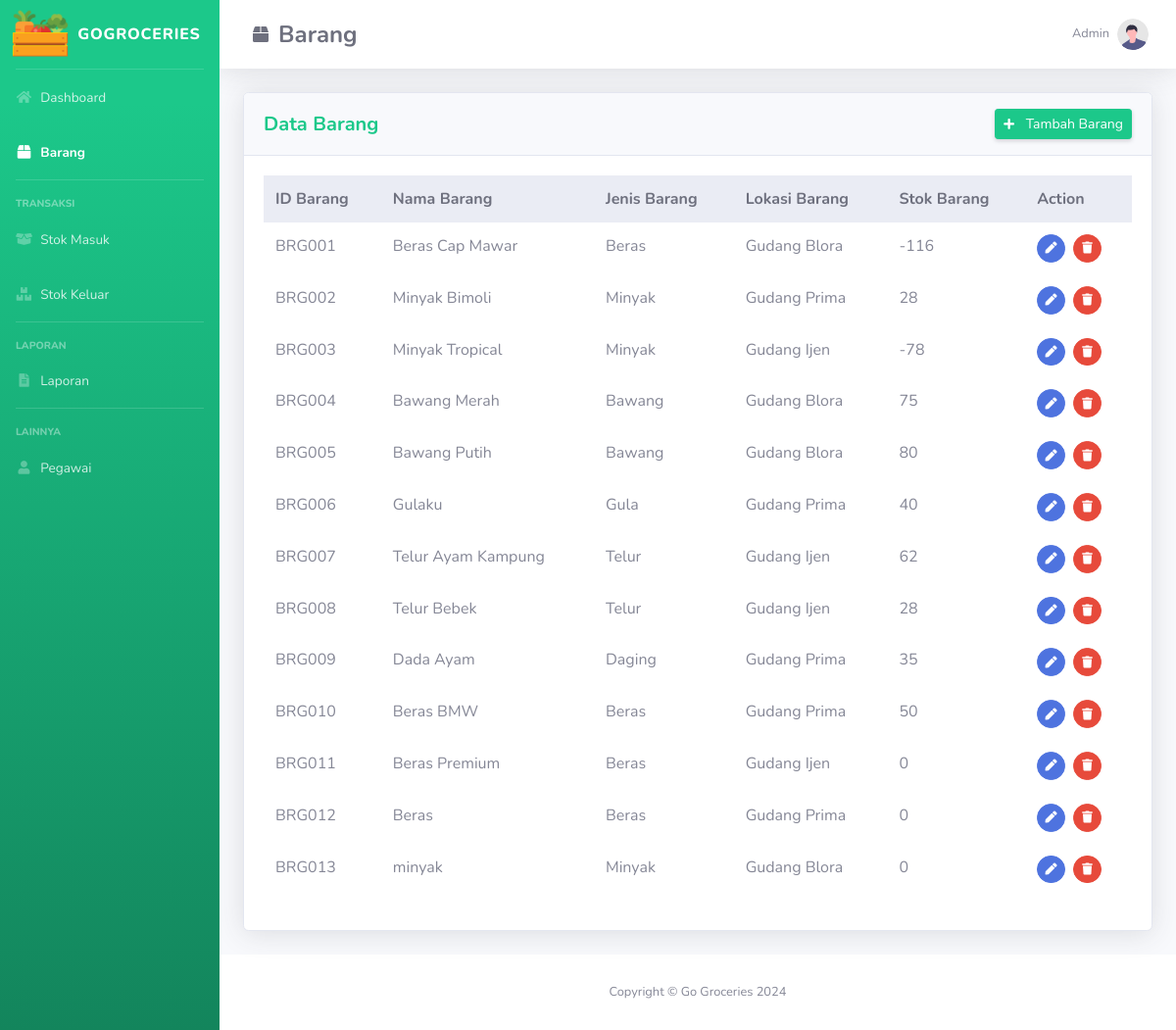
Page /barang.php on the earlier database version.
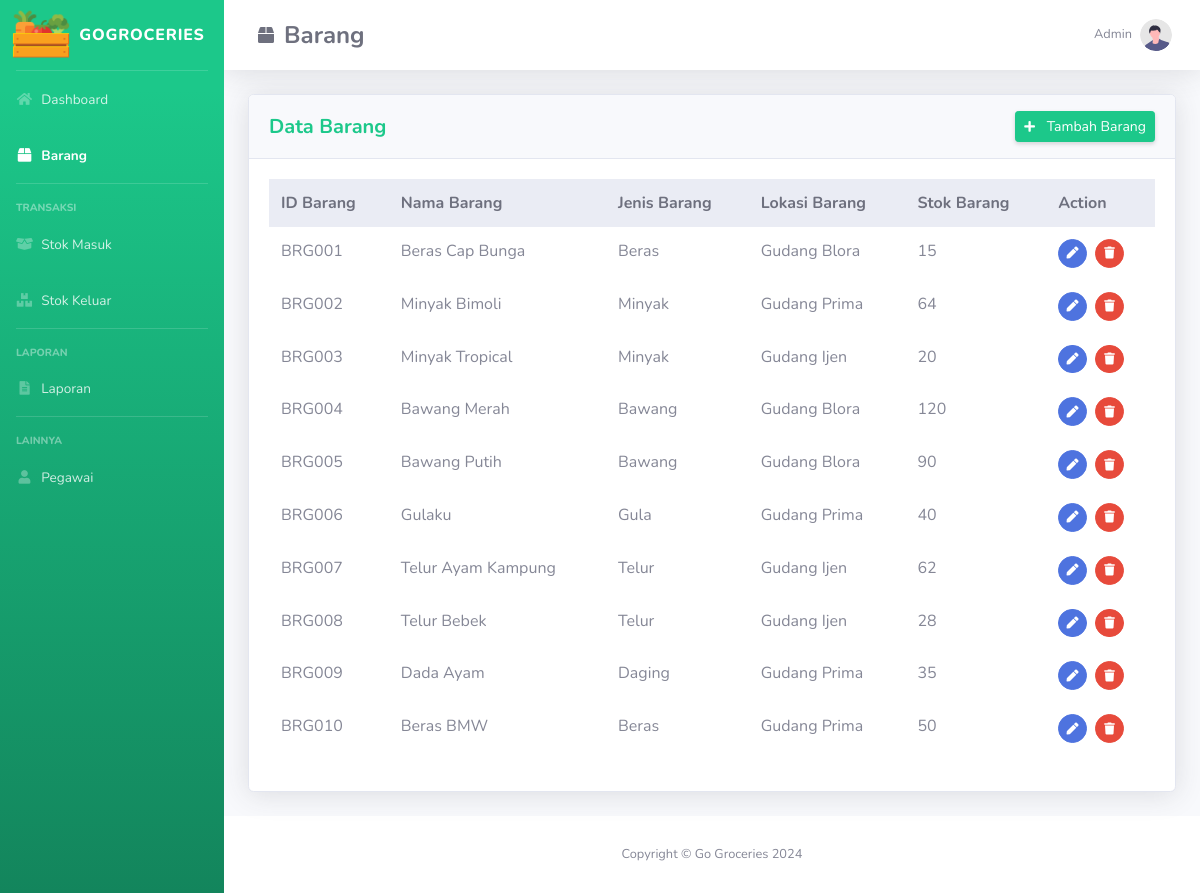
Same page on the later database version.
### tables this page shows
CREATE TABLE `barang` (
  `id_barang` varchar(10) NOT NULL,
  `nama_barang` varchar(100) DEFAULT NULL,
  `id_jenisbarang` int(11) DEFAULT NULL,
  `id_lokasi` int(11) DEFAULT NULL,
  `stok` int(11) DEFAULT 0
);

CREATE TABLE `jenis_barang` (
  `id_jenisbarang` int(11) NOT NULL,
  `jenis` varchar(50) NOT NULL
);

CREATE TABLE `lokasi_penyimpanan` (
  `id_lokasi` int(11) NOT NULL,
  `nama_lokasi` varchar(50) NOT NULL
);

### barang.php (the view, shortened to what this page needs)
<?php
    include "conn/conn.php";
    $query_table = mysqli_query($mysqli, "SELECT id_barang, nama_barang, jenis, nama_lokasi, stok
                                        FROM barang, jenis_barang, lokasi_penyimpanan
                                        WHERE barang.id_jenisbarang = jenis_barang.id_jenisbarang AND
                                        barang.id_lokasi = lokasi_penyimpanan.id_lokasi");
?>
<!DOCTYPE html>
<html lang="en">
<head>
    <link href="Assets/vendor/fontawesome-free/css/all.min.css" rel="stylesheet" type="text/css" />
    <link href="Assets/css/sb-admin-2.min.css" rel="stylesheet" />
    <link href="Assets/vendor/datatables/dataTables.bootstrap4.min.css" rel="stylesheet" />
</head>
<body id="page-top">
    <div id="wrapper">
      <ul
        class="navbar-nav bg-gradient-success sidebar sidebar-dark accordion"
        id="accordionSidebar"
      >
        <a
          class="sidebar-brand d-flex align-items-center justify-content-center"
          href="index.php"
        >
          <div class="sidebar-brand-icon">
            <img src="Assets/img/icons.png" alt="" width="60px">
          </div>
          <div class="sidebar-brand-text mx-2">GoGroceries</div>
        </a>
        <hr class="sidebar-divider my-0" />
        <li class="nav-item">
          <a class="nav-link" href="index.php">
            <i class="fas fa-fw fa-home"></i>
            <span>Dashboard</span></a>
        </li>
        <li class="nav-item active">
          <a class="nav-link" href="barang.php">
            <i class="fas fa-fw fa-box"></i>
            <span>Barang</span></a>
        </li>
        <hr class="sidebar-divider" />
        <div class="sidebar-heading">Transaksi</div>
        <li class="nav-item">
          <a class="nav-link" href="stokmasuk.php">
            <i class="fas fa-fw fa-box-open"></i>
            <span>Stok Masuk</span></a>
        </li>
        <li class="nav-item">
          <a class="nav-link" href="stokkeluar.php">
            <i class="fas fa-fw fa-boxes"></i>
            <span>Stok Keluar</span></a>
        </li>
        <hr class="sidebar-divider d-none d-md-block" />
        <div class="sidebar-heading">Laporan</div>
        <li class="nav-item">
          <a class="nav-link" href="laporan.php">
            <i class="fas fa-fw fa-file-alt"></i>
            <span>Laporan</span></a>
        </li>
        <hr class="sidebar-divider d-none d-md-block" />
        <div class="sidebar-heading">Lainnya</div>
        <li class="nav-item">
          <a class="nav-link" href="pegawai.php">
            <i class="fas fa-fw fa-user"></i>
            <span>Pegawai</span></a>
        </li>
      </ul>
      <div id="content-wrapper" class="d-flex flex-column">
        <div id="content">
          <nav
            class="navbar navbar-expand navbar-light bg-white topbar mb-4 static-top shadow"
          >
            <a class="nav-link d-flex align-items-center" href="barang.php" >
                <i class="fas fa-fw fa-box mr-2" style="color:#6e707e"></i>
                <h1 class="h4 mb-0 text-gray-700 font-weight-bold">Barang</h1>
            </a>
            <ul class="navbar-nav ml-auto">
              <li class="nav-item dropdown no-arrow">
                <a
                  class="nav-link dropdown-toggle"
                  href="#"
                  id="userDropdown"
                  role="button"
                  data-toggle="dropdown"
                  aria-haspopup="true"
                  aria-expanded="false"
                >
                  <span class="mr-2 d-none d-lg-inline text-gray-600 small"
                    >Admin</span
                  >
                  <img
                    class="img-profile rounded-circle"
                    src="Assets/img/undraw_profile.svg"
                  />
                </a>
              </li>
            </ul>
          </nav>
          <div class="container-fluid">
            <div class="card shadow mb-4">
              <div class="card-header py-3">
                <div class="d-sm-flex align-items-center justify-content-between">
                    <h5 class="m-0 font-weight-bold text-success">
                      Data Barang
                    </h5>
                    <a href="add-barang.php" class="d-none d-sm-inline-block btn btn-sm btn-success shadow-sm">
                        <i class="fas fa-plus fa-sm text-white-100 mr-2"></i>
                        Tambah Barang
                    </a>
                </div>
              </div>
              <div class="card-body">
                <div class="table-responsive">
                  <table
                    class="table table-borderless"
                    id="dataTable"
                    width="100%"
                    cellspacing="0"
                  >
                    <thead class="thead-light">
                        <tr>
                            <th>ID Barang</th>
                            <th>Nama Barang</th>
                            <th>Jenis Barang</th>
                            <th>Lokasi Barang</th>
                            <th>Stok Barang</th>
                            <th>Action</th>
                        </tr>
                    </thead>
                    <tbody>
                        <?php while($result = mysqli_fetch_assoc($query_table)) { ?>
                        <tr>
                            <td><?= $result['id_barang'] ?></td>
                            <td><?= $result['nama_barang'] ?></td>
                            <td><?= $result['jenis'] ?></td>
                            <td><?= $result['nama_lokasi'] ?></td>
                            <td><?= $result['stok'] ?></td>
                            <td>
                              <a href="edit-barang.php?update=<?= $result['id_barang']; ?>" class="btn btn-primary btn-circle btn-sm" data-toggle="tooltip" data-placement="top" title="Edit">
                                <i class="fas fa-fw fa-pen"></i>
                              </a>
                              <a href="#" class="btn btn-danger btn-circle btn-sm" data-toggle="modal" data-target="#hapusBarang<?= $result['id_barang'] ?>" data-toggle="tooltip" data-placement="top" title="Hapus">
                                <i class="fas fa-fw fa-trash"></i>
                              </a>
                            </td>
                        </tr>
                        <?php } ?>
                    </tbody>
                  </table>
                </div>
              </div>
            </div>
          </div>
        </div>
        <footer class="sticky-footer bg-white">
          <div class="container my-auto">
            <div class="copyright text-center my-auto">
              <span>Copyright &copy; Go Groceries 2024</span>
            </div>
          </div>
        </footer>
      </div>
    </div>
</body>
</html>

Differences in the rows shown:
removed barang: id_barang "BRG011", nama_barang "Beras Premium", id_jenisbarang.jenis "Beras", id_lokasi.nama_lokasi "Gudang Ijen", stok "0"
removed barang: id_barang "BRG012", nama_barang "Beras", id_jenisbarang.jenis "Beras", id_lokasi.nama_lokasi "Gudang Prima", stok "0"
removed barang: id_barang "BRG013", nama_barang "minyak", id_jenisbarang.jenis "Minyak", id_lokasi.nama_lokasi "Gudang Blora", stok "0"
changed barang "BRG001": nama_barang "Beras Cap Mawar" → "Beras Cap Bunga"; stok "-116" → "15"
changed barang "BRG002": stok "28" → "64"
changed barang "BRG003": stok "-78" → "20"
changed barang "BRG004": stok "75" → "120"
changed barang "BRG005": stok "80" → "90"
